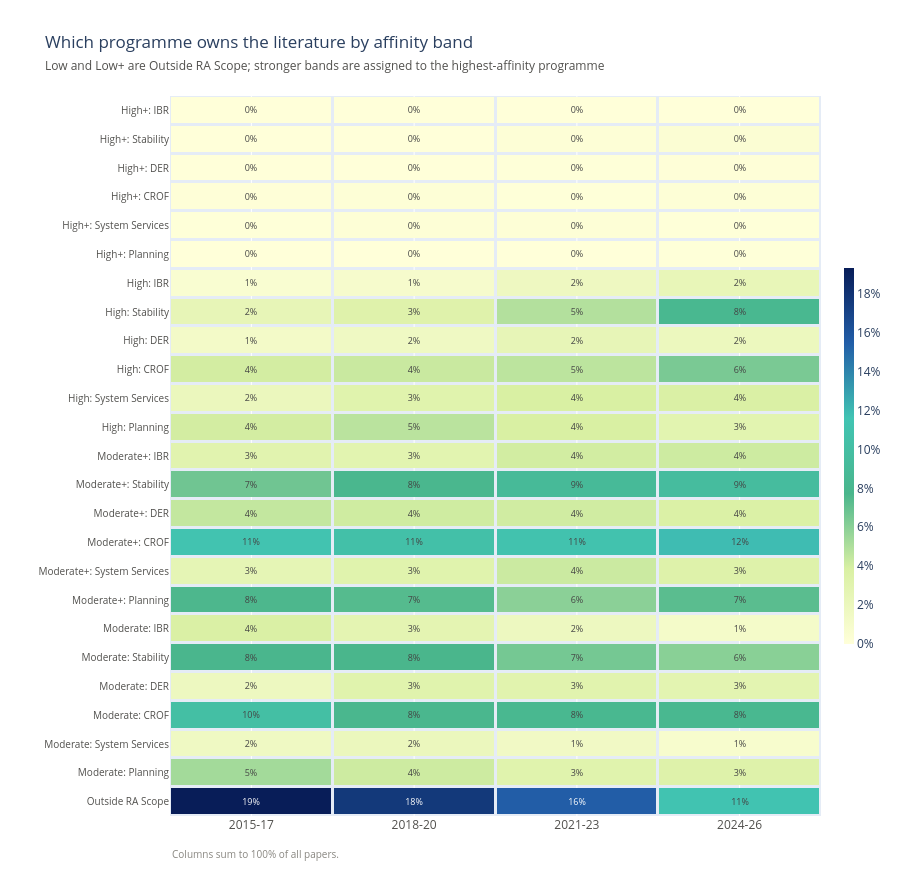

The notebook cell this image was saved under:
### Markdown cell above
## 7. Which programme owns the engaged literature

Section 4 asks "how many papers does this programme reach", which double-counts papers relevant to
several programmes. This asks the complementary question: of the papers that engage the agenda at all,
which programme holds each one's single best-matching question? The plot preserves the six affinity bands:
Low and Low+ are combined as Outside RA Scope, while Moderate, Moderate+, High, and High+ are split by
owning programme. Columns sum to 100%.

### Code cell
OUTSIDE_RA_SCOPE = "Outside RA Scope"
DISPLAY_LEVEL_ORDER = ["High+", "High", "Moderate+", "Moderate", OUTSIDE_RA_SCOPE]
DISPLAY_ROW_ORDER = [
    f"{level}: {programme}"
    for level in ["High+", "High", "Moderate+", "Moderate"]
    for programme in PROGRAMME_ORDER
] + [OUTSIDE_RA_SCOPE]

ownership_assignments = paper_best_level.assign(
    Ownership_Row=lambda frame: (
        frame["Affinity_Level"].astype(str) + ": " + frame["Top_PRP_Name"]
    ).where(
        frame["Affinity_Level"].isin(["Moderate", "Moderate+", "High", "High+"]),
        OUTSIDE_RA_SCOPE,
    )
)
if ownership_assignments.duplicated(["Year", "Abstract_Index"]).any():
    raise ValueError("Each paper must have exactly one ownership assignment.")

papers_by_era = ownership_assignments.groupby("Era", observed=True)["Abstract_Index"].nunique()
assignments_by_era = ownership_assignments.groupby("Era", observed=True).size()
if not assignments_by_era.equals(papers_by_era):
    raise ValueError("Ownership assignments must equal the unique paper count in every era.")

top_prp_counts = (
    ownership_assignments
    .groupby(["Era", "Ownership_Row"], observed=True)
    .size()
    .rename("Papers")
    .reset_index()
)
top_prp_counts["Share"] = (
    100 * top_prp_counts["Papers"]
    / top_prp_counts.groupby("Era", observed=True)["Papers"].transform("sum")
)
top_prp_matrix = (
    top_prp_counts.pivot(index="Ownership_Row", columns="Era", values="Share")
    .reindex(DISPLAY_ROW_ORDER, fill_value=0)[ERA_LABELS]
    .fillna(0)
)
if not top_prp_matrix.sum(axis=0).round(10).eq(100).all():
    raise ValueError("Ownership shares must sum to 100% in every era.")

top_prp_fig = px.imshow(top_prp_matrix, color_continuous_scale=BLUE_RAMP, aspect="auto", zmin=0)
top_prp_fig.update_traces(
    xgap=3, ygap=3, texttemplate="%{z:.0f}%", textfont=dict(size=9),
    hovertemplate="<b>%{y}</b> %{x}<br>%{z:.1f}% of all papers<extra></extra>",
)
top_prp_fig.update_layout(
    height=880, width=900, margin=dict(l=170, r=40, t=96, b=64),
    title=dict(text="Which programme owns the literature by affinity band"
                    + subtitle("Low and Low+ are Outside RA Scope; stronger bands are assigned to the highest-affinity programme")),
    coloraxis_colorbar=dict(title="", ticksuffix="%", thickness=10, len=0.55, outlinewidth=0),
)
top_prp_fig.update_xaxes(title=None, showline=False, ticks="", side="bottom",
                         tickfont=dict(color=INK_SECONDARY, size=12))
top_prp_fig.update_yaxes(title=None, showgrid=False, ticks="",
                         tickfont=dict(color=INK_SECONDARY, size=10))
add_footnote(top_prp_fig, text="Columns sum to 100% of all papers.", y=-0.04)
top_prp_fig.show()

top_prp_matrix.round(1)

### Figure 1 — Plotly figure (JSON) as saved in the notebook; plotly's stock layout.template omitted (floating-point values rounded to 4 significant figures)
{"data": [{"coloraxis": "coloraxis", "hovertemplate": "<b>%{y}</b> %{x}<br>%{z:.1f}% of all papers<extra></extra>", "name": "0", "textfont": {"size": 9}, "texttemplate": "%{z:.0f}%", "type": "heatmap", "x": ["2015-17", "2018-20", "2021-23", "2024-26"], "xaxis": "x", "xgap": 3, "y": ["High+: IBR", "High+: Stability", "High+: DER", "High+: CROF", "High+: System Services", "High+: Planning", "High: IBR", "High: Stability", "High: DER", "High: CROF", "High: System Services", "High: Planning", "Moderate+: IBR", "Moderate+: Stability", "Moderate+: DER", "Moderate+: CROF", "Moderate+: System Services", "Moderate+: Planning", "Moderate: IBR", "Moderate: Stability", "Moderate: DER", "Moderate: CROF", "Moderate: System Services", "Moderate: Planning", "Outside RA Scope"], "yaxis": "y", "ygap": 3, "z": [[0.0, 0.0, 0.0, 0.0], [0.0, 0.0, 0.1988, 0.4249], [0.0, 0.0, 0.06627, 0.1416], [0.1442, 0.2357, 0.06627, 0.2125], [0.0721, 0.2357, 0.1988, 0.07082], [0.0, 0.0, 0.0, 0.07082], [0.5768, 0.9428, 1.723, 2.337], [2.451, 3.3, 4.904, 8.144], [1.226, 1.591, 2.452, 1.912], [4.037, 4.302, 4.639, 6.445], [2.019, 3.182, 3.844, 3.754], [4.037, 4.714, 3.844, 2.904], [3.028, 2.946, 4.042, 4.178], [6.705, 7.896, 8.946, 9.49], [4.47, 4.125, 4.109, 3.683], [11.32, 10.55, 11.13, 11.9], [2.596, 3.123, 4.241, 3.329], [7.642, 7.425, 5.964, 7.295], [3.749, 2.77, 1.789, 1.133], [7.787, 7.72, 6.561, 6.02], [1.802, 3.182, 3.048, 2.833], [10.09, 7.896, 8.151, 8.144], [1.586, 2.004, 1.458, 0.8499], [5.335, 4.184, 3.115, 3.329], [19.32, 17.68, 15.51, 11.4]]}], "layout": {"annotations": [{"font": {"color": "#898781", "size": 10}, "showarrow": false, "text": "Columns sum to 100% of all papers.", "x": 0, "xanchor": "left", "xref": "paper", "y": -0.04, "yanchor": "top", "yref": "paper"}], "coloraxis": {"cmax": 19.32, "cmin": 0, "colorbar": {"len": 0.55, "outlinewidth": 0, "thickness": 10, "ticksuffix": "%", "title": {"text": ""}}, "colorscale": [[0, "#ffffd9"], [0.2, "#d9f0a3"], [0.4, "#4ab68c"], [0.6, "#41c4b3"], [0.8, "#225ea8"], [1, "#081d58"]]}, "height": 880, "margin": {"b": 64, "l": 170, "r": 40, "t": 96}, "title": {"text": "Which programme owns the literature by affinity band<br><span style='font-size:12px;color:#52514e'>Low and Low+ are Outside RA Scope; stronger bands are assigned to the highest-affinity programme</span>"}, "width": 900, "xaxis": {"anchor": "y", "domain": [0, 1], "showline": false, "side": "bottom", "tickfont": {"color": "#52514e", "size": 12}, "ticks": "", "title": {}}, "yaxis": {"anchor": "x", "autorange": "reversed", "domain": [0, 1], "showgrid": false, "tickfont": {"color": "#52514e", "size": 10}, "ticks": "", "title": {}}}}
